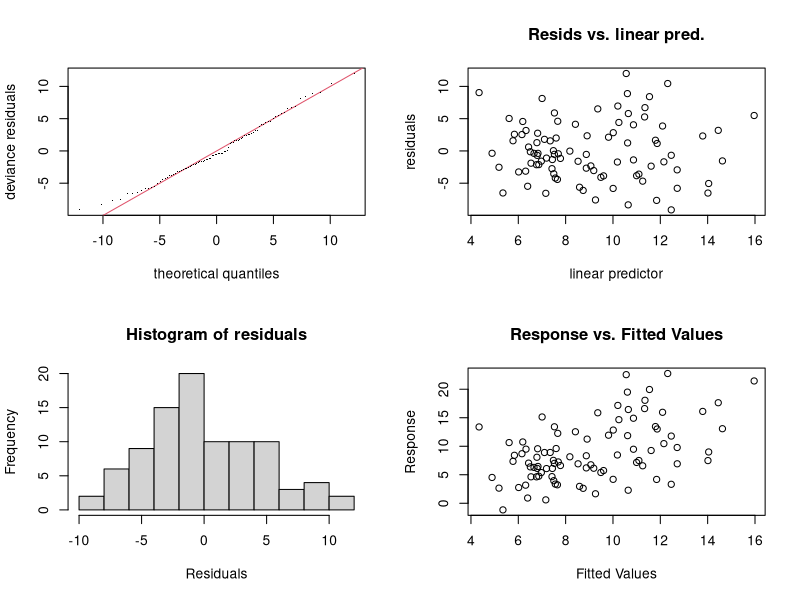
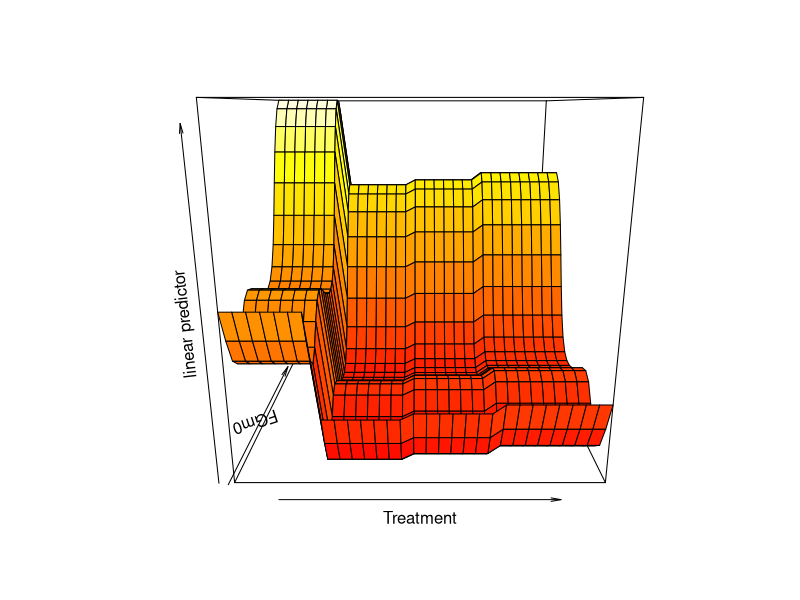
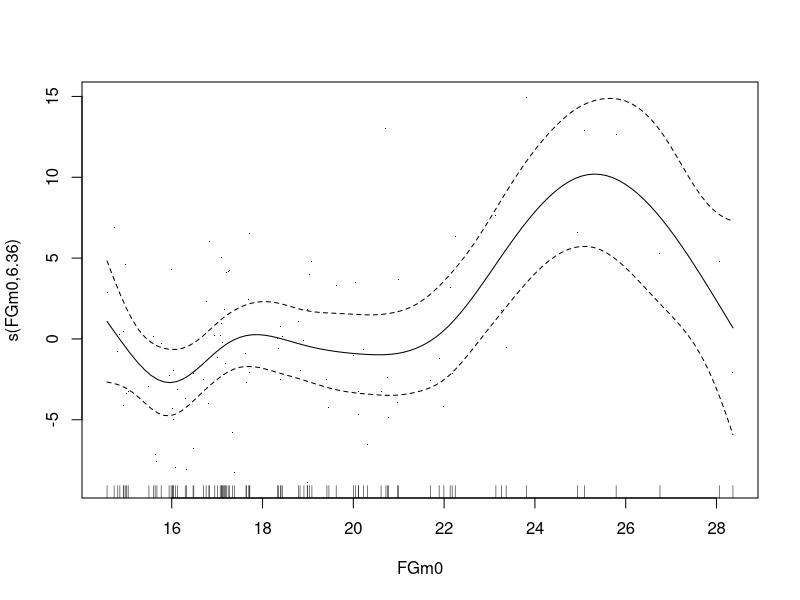
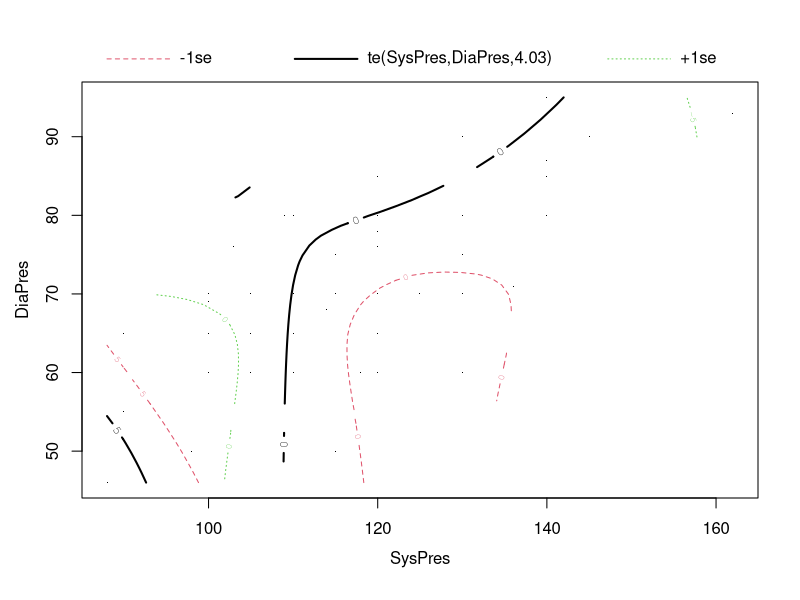
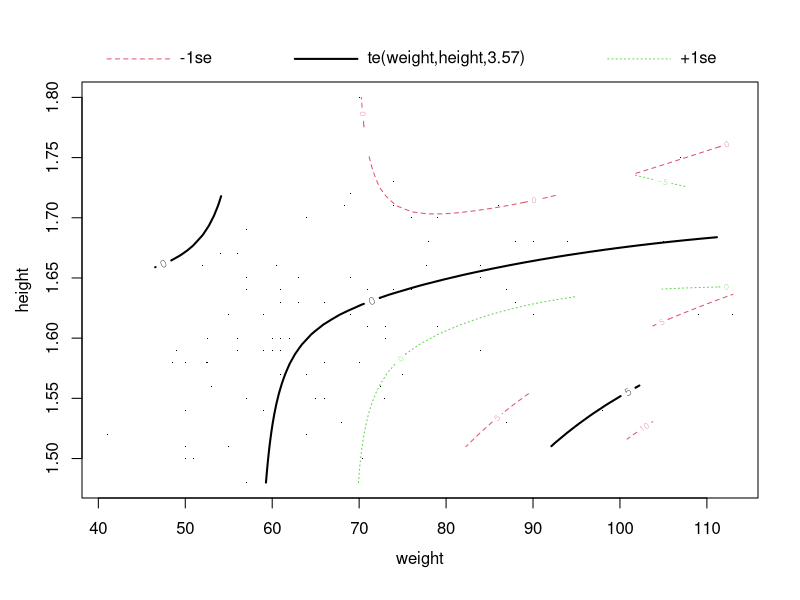
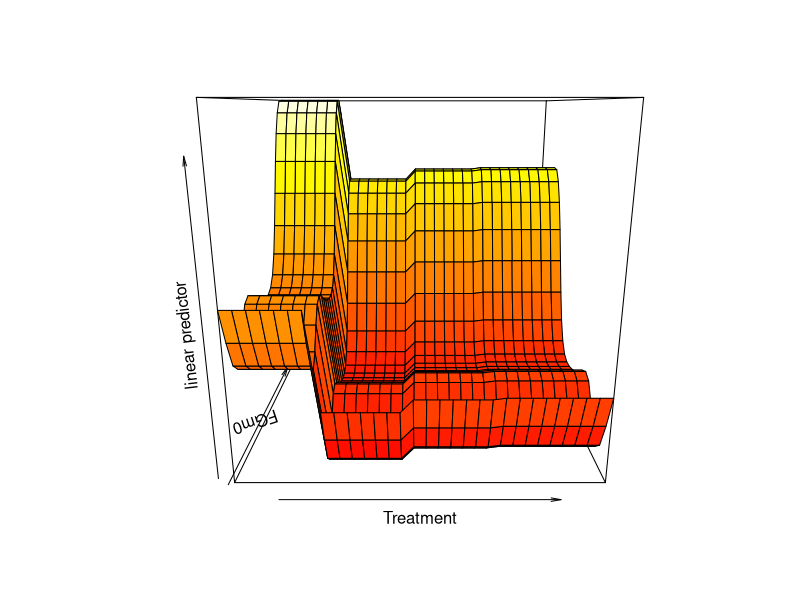
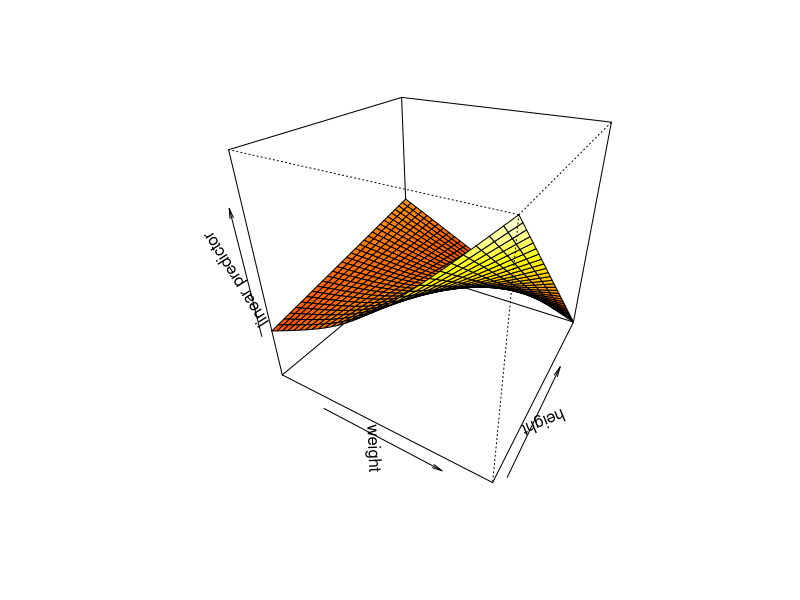
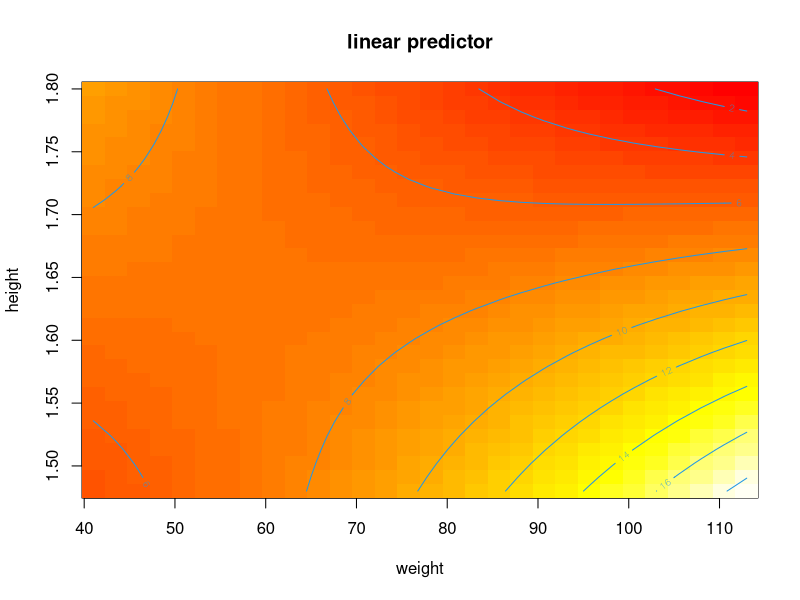

Here is the R script that generated these plots, in order: (Note: this script raises an error after producing the figures.)
## ---- chunk 1
knitr::opts_chunk$set(echo = TRUE)
## ---- chunk 2
# Clears plots
while (dev.cur() != 1) {
  dev.off()
}
# Clears global environment
rm(list = ls())

set.seed(1234)
## ---- chunk 3
library(mgcv)
# data separated by tab, fill in missing values
hirsutism <- read.table("hirsutism.dat",header=T, sep="\t",fill=TRUE)
# we're using the variable Treatment as a categorical predictor
hirsutism$Treatment <- as.factor(hirsutism$Treatment)

attach(hirsutism)
summary(hirsutism)
## ---- chunk 4
gam_0 <- gam(FGm12 ~ 
             (FGm0) + Treatment + (SysPres) + 
             (DiaPres) + (weight) + (height),
             data = hirsutism)
summary(gam_0)
## ---- chunk 5
    gam.check(gam_0)
## ---- chunk 6
gam_1 <- gam(FGm12 ~ 
             s(FGm0) + Treatment + s(SysPres) + 
             s(DiaPres) + s(weight) + s(height),
             data = hirsutism)
summary(gam_1)
## ---- chunk 7
    # gam.check(gam_1)
    vis.gam(gam_1)
## ---- chunk 8
    # plot(gam_1, residuals = TRUE, shade=TRUE, seWithMean=TRUE)
## ---- chunk 9
gam_2 <- gam(FGm12 ~ 
             s(FGm0) + Treatment
             + te(SysPres,DiaPres) + te(weight,height),
             data = hirsutism)
summary(gam_2)
## ---- chunk 10
    # gam.check(gam_2)
## ---- chunk 11
    plot(gam_2, residuals = TRUE, shade=TRUE, seWithMean=TRUE)
    vis.gam(gam_2)
## ---- chunk 12
    vis.gam(gam_2, view=c("weight","height"), plot.type = "persp", theta=30, phi=30)
    vis.gam(gam_2, view=c("weight","height"), plot.type = "contour")

    vis.gam(gam_2, view=c("SysPres","DiaPres"), plot.type = "persp", theta=30, phi=30)
    vis.gam(gam_2, view=c("SysPres","DiaPres"), plot.type = "contour")
## ---- chunk 13
gam_3 <- gam(FGm12 ~ 
             s(FGm0) + Treatment
             + te(SysPres,DiaPres),
             data = hirsutism)
summary(gam_3)
## ---- chunk 14
gam_3 <- gam(FGm12 ~ 
             s(FGm0) + Treatment,
             data = hirsutism)
summary(gam_3)
## ---- chunk 15
    gam.check(gam_3)
## ---- chunk 16
    vis.gam(gam_3)
    plot(gam_3, residuals = TRUE, seWithMean=TRUE)
## ---- chunk 17
anova(gam9,full.gam.k,test="F")
